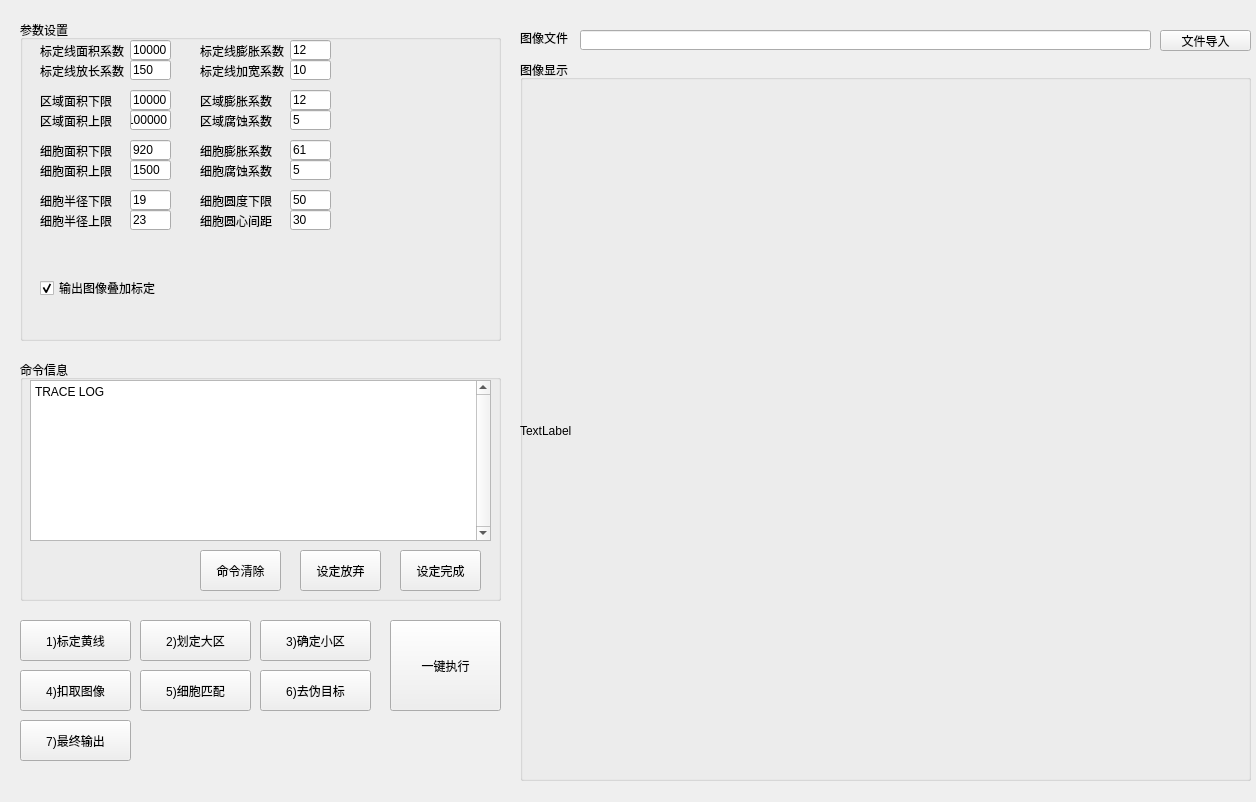
<?xml version="1.0" encoding="UTF-8"?>
<ui version="4.0">
 <class>cebsFspcForm</class>
 <widget class="QWidget" name="cebsFspcForm">
  <property name="geometry">
   <rect>
    <x>0</x>
    <y>0</y>
    <width>1256</width>
    <height>802</height>
   </rect>
  </property>
  <property name="windowTitle">
   <string>荧光堆叠图像识别</string>
  </property>
  <widget class="QLabel" name="label_fspc_pic_file_load">
   <property name="geometry">
    <rect>
     <x>520</x>
     <y>30</y>
     <width>51</width>
     <height>16</height>
    </rect>
   </property>
   <property name="text">
    <string>图像文件</string>
   </property>
  </widget>
  <widget class="QPushButton" name="pushButton_fspc_pic_file_load">
   <property name="geometry">
    <rect>
     <x>1160</x>
     <y>30</y>
     <width>91</width>
     <height>21</height>
    </rect>
   </property>
   <property name="text">
    <string>文件导入</string>
   </property>
  </widget>
  <widget class="QGroupBox" name="groupBox_fpsc_pic_show">
   <property name="geometry">
    <rect>
     <x>520</x>
     <y>60</y>
     <width>731</width>
     <height>721</height>
    </rect>
   </property>
   <property name="title">
    <string>图像显示</string>
   </property>
   <widget class="QLabel" name="label_pic_fspc_fill">
    <property name="geometry">
     <rect>
      <x>0</x>
      <y>20</y>
      <width>731</width>
      <height>701</height>
     </rect>
    </property>
    <property name="text">
     <string>TextLabel</string>
    </property>
   </widget>
  </widget>
  <widget class="QLineEdit" name="lineEdit_fspc_pic_file_load">
   <property name="enabled">
    <bool>true</bool>
   </property>
   <property name="geometry">
    <rect>
     <x>580</x>
     <y>30</y>
     <width>571</width>
     <height>20</height>
    </rect>
   </property>
  </widget>
  <widget class="QPushButton" name="pushButton_fspc_cmd_s1">
   <property name="geometry">
    <rect>
     <x>20</x>
     <y>620</y>
     <width>111</width>
     <height>41</height>
    </rect>
   </property>
   <property name="text">
    <string>1)标定黄线</string>
   </property>
  </widget>
  <widget class="QGroupBox" name="groupBox_fspc_set">
   <property name="geometry">
    <rect>
     <x>20</x>
     <y>20</y>
     <width>481</width>
     <height>321</height>
    </rect>
   </property>
   <property name="title">
    <string>参数设置</string>
   </property>
   <widget class="QLineEdit" name="lineEdit_fspc_coef_cell_min">
    <property name="geometry">
     <rect>
      <x>110</x>
      <y>120</y>
      <width>41</width>
      <height>20</height>
     </rect>
    </property>
    <property name="text">
     <string>920</string>
    </property>
   </widget>
   <widget class="QLabel" name="label_fspc_coef_cell_min">
    <property name="geometry">
     <rect>
      <x>20</x>
      <y>120</y>
      <width>91</width>
      <height>21</height>
     </rect>
    </property>
    <property name="text">
     <string>细胞面积下限</string>
    </property>
   </widget>
   <widget class="QLineEdit" name="lineEdit_fspc_coef_cell_max">
    <property name="geometry">
     <rect>
      <x>110</x>
      <y>140</y>
      <width>41</width>
      <height>20</height>
     </rect>
    </property>
    <property name="text">
     <string>1500</string>
    </property>
   </widget>
   <widget class="QLabel" name="label_fspc_coef_cell_max">
    <property name="geometry">
     <rect>
      <x>20</x>
      <y>140</y>
      <width>91</width>
      <height>21</height>
     </rect>
    </property>
    <property name="text">
     <string>细胞面积上限</string>
    </property>
   </widget>
   <widget class="QLineEdit" name="lineEdit_fspc_coef_raduis_min">
    <property name="geometry">
     <rect>
      <x>110</x>
      <y>170</y>
      <width>41</width>
      <height>20</height>
     </rect>
    </property>
    <property name="text">
     <string>19</string>
    </property>
   </widget>
   <widget class="QLabel" name="label_fspc_coef_raduis_min">
    <property name="geometry">
     <rect>
      <x>20</x>
      <y>170</y>
      <width>91</width>
      <height>21</height>
     </rect>
    </property>
    <property name="text">
     <string>细胞半径下限</string>
    </property>
   </widget>
   <widget class="QLineEdit" name="lineEdit_fspc_coef_raduis_max">
    <property name="geometry">
     <rect>
      <x>110</x>
      <y>190</y>
      <width>41</width>
      <height>20</height>
     </rect>
    </property>
    <property name="text">
     <string>23</string>
    </property>
   </widget>
   <widget class="QLabel" name="label_fspc_coef_raduis_max">
    <property name="geometry">
     <rect>
      <x>20</x>
      <y>190</y>
      <width>91</width>
      <height>21</height>
     </rect>
    </property>
    <property name="text">
     <string>细胞半径上限</string>
    </property>
   </widget>
   <widget class="QCheckBox" name="checkBox_fspc_output_addup">
    <property name="geometry">
     <rect>
      <x>20</x>
      <y>260</y>
      <width>121</width>
      <height>16</height>
     </rect>
    </property>
    <property name="text">
     <string>输出图像叠加标定</string>
    </property>
    <property name="checked">
     <bool>true</bool>
    </property>
   </widget>
   <widget class="QLineEdit" name="lineEdit_fspc_coef_area_dilate">
    <property name="enabled">
     <bool>true</bool>
    </property>
    <property name="geometry">
     <rect>
      <x>270</x>
      <y>70</y>
      <width>41</width>
      <height>20</height>
     </rect>
    </property>
    <property name="text">
     <string>12</string>
    </property>
   </widget>
   <widget class="QLabel" name="label_fspc_coef_area_dilate">
    <property name="geometry">
     <rect>
      <x>180</x>
      <y>70</y>
      <width>91</width>
      <height>21</height>
     </rect>
    </property>
    <property name="text">
     <string>区域膨胀系数</string>
    </property>
   </widget>
   <widget class="QLineEdit" name="lineEdit_fspc_coef_area_erode">
    <property name="enabled">
     <bool>true</bool>
    </property>
    <property name="geometry">
     <rect>
      <x>270</x>
      <y>90</y>
      <width>41</width>
      <height>20</height>
     </rect>
    </property>
    <property name="text">
     <string>5</string>
    </property>
   </widget>
   <widget class="QLabel" name="label_fspc_coef_area_erode">
    <property name="geometry">
     <rect>
      <x>180</x>
      <y>90</y>
      <width>91</width>
      <height>21</height>
     </rect>
    </property>
    <property name="text">
     <string>区域腐蚀系数</string>
    </property>
   </widget>
   <widget class="QLabel" name="label_fspc_coef_cell_ce">
    <property name="geometry">
     <rect>
      <x>180</x>
      <y>170</y>
      <width>91</width>
      <height>21</height>
     </rect>
    </property>
    <property name="text">
     <string>细胞圆度下限</string>
    </property>
   </widget>
   <widget class="QLineEdit" name="lineEdit_fspc_coef_cell_ce">
    <property name="enabled">
     <bool>true</bool>
    </property>
    <property name="geometry">
     <rect>
      <x>270</x>
      <y>170</y>
      <width>41</width>
      <height>20</height>
     </rect>
    </property>
    <property name="text">
     <string>50</string>
    </property>
   </widget>
   <widget class="QLineEdit" name="lineEdit_fspc_coef_cell_raduis_dist">
    <property name="enabled">
     <bool>true</bool>
    </property>
    <property name="geometry">
     <rect>
      <x>270</x>
      <y>190</y>
      <width>41</width>
      <height>20</height>
     </rect>
    </property>
    <property name="text">
     <string>30</string>
    </property>
   </widget>
   <widget class="QLabel" name="label_fspc_coef_cell_raduis_dist">
    <property name="geometry">
     <rect>
      <x>180</x>
      <y>190</y>
      <width>91</width>
      <height>21</height>
     </rect>
    </property>
    <property name="text">
     <string>细胞圆心间距</string>
    </property>
   </widget>
   <widget class="QLabel" name="label_fspc_coef_mark_line">
    <property name="geometry">
     <rect>
      <x>20</x>
      <y>40</y>
      <width>91</width>
      <height>21</height>
     </rect>
    </property>
    <property name="text">
     <string>标定线放长系数</string>
    </property>
   </widget>
   <widget class="QLabel" name="label_fspc_coef_area_max">
    <property name="geometry">
     <rect>
      <x>20</x>
      <y>90</y>
      <width>91</width>
      <height>21</height>
     </rect>
    </property>
    <property name="text">
     <string>区域面积上限</string>
    </property>
   </widget>
   <widget class="QLineEdit" name="lineEdit_fspc_coef_area_max">
    <property name="geometry">
     <rect>
      <x>110</x>
      <y>90</y>
      <width>41</width>
      <height>20</height>
     </rect>
    </property>
    <property name="text">
     <string>100000</string>
    </property>
   </widget>
   <widget class="QLineEdit" name="lineEdit_fspc_mark_line">
    <property name="geometry">
     <rect>
      <x>110</x>
      <y>40</y>
      <width>41</width>
      <height>20</height>
     </rect>
    </property>
    <property name="text">
     <string>150</string>
    </property>
   </widget>
   <widget class="QLabel" name="label_fspc_coef_cell_erode">
    <property name="geometry">
     <rect>
      <x>180</x>
      <y>140</y>
      <width>91</width>
      <height>21</height>
     </rect>
    </property>
    <property name="text">
     <string>细胞腐蚀系数</string>
    </property>
   </widget>
   <widget class="QLineEdit" name="lineEdit_fspc_coef_cell_erode">
    <property name="enabled">
     <bool>true</bool>
    </property>
    <property name="geometry">
     <rect>
      <x>270</x>
      <y>140</y>
      <width>41</width>
      <height>20</height>
     </rect>
    </property>
    <property name="text">
     <string>5</string>
    </property>
   </widget>
   <widget class="QLineEdit" name="lineEdit_fspc_coef_cell_dilate">
    <property name="enabled">
     <bool>true</bool>
    </property>
    <property name="geometry">
     <rect>
      <x>270</x>
      <y>120</y>
      <width>41</width>
      <height>20</height>
     </rect>
    </property>
    <property name="text">
     <string>61</string>
    </property>
   </widget>
   <widget class="QLabel" name="label_fspc_coef_cell_dilate">
    <property name="geometry">
     <rect>
      <x>180</x>
      <y>120</y>
      <width>91</width>
      <height>21</height>
     </rect>
    </property>
    <property name="text">
     <string>细胞膨胀系数</string>
    </property>
   </widget>
   <widget class="QLineEdit" name="lineEdit_fspc_coef_area_min">
    <property name="geometry">
     <rect>
      <x>110</x>
      <y>70</y>
      <width>41</width>
      <height>20</height>
     </rect>
    </property>
    <property name="text">
     <string>10000</string>
    </property>
   </widget>
   <widget class="QLabel" name="label_fspc_coef_area_min">
    <property name="geometry">
     <rect>
      <x>20</x>
      <y>70</y>
      <width>91</width>
      <height>21</height>
     </rect>
    </property>
    <property name="text">
     <string>区域面积下限</string>
    </property>
   </widget>
   <widget class="QLineEdit" name="lineEdit_fspc_mark_width">
    <property name="geometry">
     <rect>
      <x>270</x>
      <y>40</y>
      <width>41</width>
      <height>20</height>
     </rect>
    </property>
    <property name="text">
     <string>10</string>
    </property>
   </widget>
   <widget class="QLabel" name="label_fspc_coef_mark_width">
    <property name="geometry">
     <rect>
      <x>180</x>
      <y>40</y>
      <width>91</width>
      <height>21</height>
     </rect>
    </property>
    <property name="text">
     <string>标定线加宽系数</string>
    </property>
   </widget>
   <widget class="QLineEdit" name="lineEdit_fspc_mark_dilate">
    <property name="geometry">
     <rect>
      <x>270</x>
      <y>20</y>
      <width>41</width>
      <height>20</height>
     </rect>
    </property>
    <property name="text">
     <string>12</string>
    </property>
   </widget>
   <widget class="QLabel" name="label_fspc_coef_mark_dilate">
    <property name="geometry">
     <rect>
      <x>180</x>
      <y>20</y>
      <width>91</width>
      <height>21</height>
     </rect>
    </property>
    <property name="text">
     <string>标定线膨胀系数</string>
    </property>
   </widget>
   <widget class="QLabel" name="label_fspc_coef_mark_area">
    <property name="geometry">
     <rect>
      <x>20</x>
      <y>20</y>
      <width>91</width>
      <height>21</height>
     </rect>
    </property>
    <property name="text">
     <string>标定线面积系数</string>
    </property>
   </widget>
   <widget class="QLineEdit" name="lineEdit_fspc_mark_area">
    <property name="geometry">
     <rect>
      <x>110</x>
      <y>20</y>
      <width>41</width>
      <height>20</height>
     </rect>
    </property>
    <property name="text">
     <string>10000</string>
    </property>
   </widget>
  </widget>
  <widget class="QPushButton" name="pushButton_fspc_cmd_s2">
   <property name="geometry">
    <rect>
     <x>140</x>
     <y>620</y>
     <width>111</width>
     <height>41</height>
    </rect>
   </property>
   <property name="text">
    <string>2)划定大区</string>
   </property>
  </widget>
  <widget class="QPushButton" name="pushButton_fspc_cmd_s3">
   <property name="geometry">
    <rect>
     <x>260</x>
     <y>620</y>
     <width>111</width>
     <height>41</height>
    </rect>
   </property>
   <property name="text">
    <string>3)确定小区</string>
   </property>
  </widget>
  <widget class="QPushButton" name="pushButton_fspc_cmd_s4">
   <property name="geometry">
    <rect>
     <x>20</x>
     <y>670</y>
     <width>111</width>
     <height>41</height>
    </rect>
   </property>
   <property name="text">
    <string>4)扣取图像</string>
   </property>
  </widget>
  <widget class="QGroupBox" name="groupBox_cmd_log">
   <property name="geometry">
    <rect>
     <x>20</x>
     <y>360</y>
     <width>481</width>
     <height>241</height>
    </rect>
   </property>
   <property name="title">
    <string>命令信息</string>
   </property>
   <widget class="QTextEdit" name="textEdit_fspc_cmd_log">
    <property name="geometry">
     <rect>
      <x>10</x>
      <y>20</y>
      <width>461</width>
      <height>161</height>
     </rect>
    </property>
    <property name="mouseTracking">
     <bool>true</bool>
    </property>
    <property name="tabletTracking">
     <bool>true</bool>
    </property>
    <property name="layoutDirection">
     <enum>Qt::LeftToRight</enum>
    </property>
    <property name="autoFillBackground">
     <bool>true</bool>
    </property>
    <property name="verticalScrollBarPolicy">
     <enum>Qt::ScrollBarAlwaysOn</enum>
    </property>
    <property name="horizontalScrollBarPolicy">
     <enum>Qt::ScrollBarAsNeeded</enum>
    </property>
    <property name="sizeAdjustPolicy">
     <enum>QAbstractScrollArea::AdjustToContents</enum>
    </property>
    <property name="autoFormatting">
     <set>QTextEdit::AutoAll</set>
    </property>
    <property name="tabChangesFocus">
     <bool>true</bool>
    </property>
    <property name="html">
     <string>&lt;!DOCTYPE HTML PUBLIC &quot;-//W3C//DTD HTML 4.0//EN&quot; &quot;http://www.w3.org/TR/REC-html40/strict.dtd&quot;&gt;
&lt;html&gt;&lt;head&gt;&lt;meta name=&quot;qrichtext&quot; content=&quot;1&quot; /&gt;&lt;style type=&quot;text/css&quot;&gt;
p, li { white-space: pre-wrap; }
&lt;/style&gt;&lt;/head&gt;&lt;body style=&quot; font-family:'SimSun'; font-size:9pt; font-weight:400; font-style:normal;&quot;&gt;
&lt;p style=&quot; margin-top:0px; margin-bottom:0px; margin-left:0px; margin-right:0px; -qt-block-indent:0; text-indent:0px;&quot;&gt;TRACE LOG&lt;/p&gt;&lt;/body&gt;&lt;/html&gt;</string>
    </property>
   </widget>
   <widget class="QPushButton" name="pushButton_fspc_clear">
    <property name="geometry">
     <rect>
      <x>180</x>
      <y>190</y>
      <width>81</width>
      <height>41</height>
     </rect>
    </property>
    <property name="text">
     <string>命令清除</string>
    </property>
   </widget>
   <widget class="QPushButton" name="pushButton_fspc_giveup">
    <property name="geometry">
     <rect>
      <x>280</x>
      <y>190</y>
      <width>81</width>
      <height>41</height>
     </rect>
    </property>
    <property name="text">
     <string>设定放弃</string>
    </property>
   </widget>
   <widget class="QPushButton" name="pushButton_fspc_compl">
    <property name="geometry">
     <rect>
      <x>380</x>
      <y>190</y>
      <width>81</width>
      <height>41</height>
     </rect>
    </property>
    <property name="text">
     <string>设定完成</string>
    </property>
   </widget>
  </widget>
  <widget class="QPushButton" name="pushButton_fspc_cmd_s5">
   <property name="geometry">
    <rect>
     <x>140</x>
     <y>670</y>
     <width>111</width>
     <height>41</height>
    </rect>
   </property>
   <property name="text">
    <string>5)细胞匹配</string>
   </property>
  </widget>
  <widget class="QPushButton" name="pushButton_fspc_cmd_s6">
   <property name="geometry">
    <rect>
     <x>260</x>
     <y>670</y>
     <width>111</width>
     <height>41</height>
    </rect>
   </property>
   <property name="text">
    <string>6)去伪目标</string>
   </property>
  </widget>
  <widget class="QPushButton" name="pushButton_fspc_cmd_sum">
   <property name="geometry">
    <rect>
     <x>390</x>
     <y>620</y>
     <width>111</width>
     <height>91</height>
    </rect>
   </property>
   <property name="text">
    <string>一键执行</string>
   </property>
  </widget>
  <widget class="QPushButton" name="pushButton_fspc_cmd_s7">
   <property name="geometry">
    <rect>
     <x>20</x>
     <y>720</y>
     <width>111</width>
     <height>41</height>
    </rect>
   </property>
   <property name="text">
    <string>7)最终输出</string>
   </property>
  </widget>
 </widget>
 <resources/>
 <connections>
  <connection>
   <sender>pushButton_fspc_clear</sender>
   <signal>clicked()</signal>
   <receiver>cebsFspcForm</receiver>
   <slot>slot_clear()</slot>
   <hints>
    <hint type="sourcelabel">
     <x>233</x>
     <y>546</y>
    </hint>
    <hint type="destinationlabel">
     <x>208</x>
     <y>601</y>
    </hint>
   </hints>
  </connection>
  <connection>
   <sender>pushButton_fspc_giveup</sender>
   <signal>clicked()</signal>
   <receiver>cebsFspcForm</receiver>
   <slot>slot_giveup()</slot>
   <hints>
    <hint type="sourcelabel">
     <x>336</x>
     <y>550</y>
    </hint>
    <hint type="destinationlabel">
     <x>296</x>
     <y>604</y>
    </hint>
   </hints>
  </connection>
  <connection>
   <sender>pushButton_fspc_compl</sender>
   <signal>clicked()</signal>
   <receiver>cebsFspcForm</receiver>
   <slot>slot_cmpl()</slot>
   <hints>
    <hint type="sourcelabel">
     <x>449</x>
     <y>553</y>
    </hint>
    <hint type="destinationlabel">
     <x>402</x>
     <y>606</y>
    </hint>
   </hints>
  </connection>
  <connection>
   <sender>pushButton_fspc_pic_file_load</sender>
   <signal>clicked()</signal>
   <receiver>cebsFspcForm</receiver>
   <slot>slot_file_load()</slot>
   <hints>
    <hint type="sourcelabel">
     <x>1208</x>
     <y>39</y>
    </hint>
    <hint type="destinationlabel">
     <x>1146</x>
     <y>14</y>
    </hint>
   </hints>
  </connection>
  <connection>
   <sender>pushButton_fspc_cmd_s1</sender>
   <signal>clicked()</signal>
   <receiver>cebsFspcForm</receiver>
   <slot>slot_cmd_s1()</slot>
   <hints>
    <hint type="sourcelabel">
     <x>87</x>
     <y>645</y>
    </hint>
    <hint type="destinationlabel">
     <x>13</x>
     <y>665</y>
    </hint>
   </hints>
  </connection>
  <connection>
   <sender>pushButton_fspc_cmd_s2</sender>
   <signal>clicked()</signal>
   <receiver>cebsFspcForm</receiver>
   <slot>slot_cmd_s2()</slot>
   <hints>
    <hint type="sourcelabel">
     <x>200</x>
     <y>638</y>
    </hint>
    <hint type="destinationlabel">
     <x>136</x>
     <y>669</y>
    </hint>
   </hints>
  </connection>
  <connection>
   <sender>pushButton_fspc_cmd_s3</sender>
   <signal>clicked()</signal>
   <receiver>cebsFspcForm</receiver>
   <slot>slot_cmd_s3()</slot>
   <hints>
    <hint type="sourcelabel">
     <x>324</x>
     <y>642</y>
    </hint>
    <hint type="destinationlabel">
     <x>257</x>
     <y>669</y>
    </hint>
   </hints>
  </connection>
  <connection>
   <sender>pushButton_fspc_cmd_s4</sender>
   <signal>clicked()</signal>
   <receiver>cebsFspcForm</receiver>
   <slot>slot_cmd_s4()</slot>
   <hints>
    <hint type="sourcelabel">
     <x>64</x>
     <y>700</y>
    </hint>
    <hint type="destinationlabel">
     <x>7</x>
     <y>711</y>
    </hint>
   </hints>
  </connection>
  <connection>
   <sender>pushButton_fspc_cmd_s5</sender>
   <signal>clicked()</signal>
   <receiver>cebsFspcForm</receiver>
   <slot>slot_cmd_s5()</slot>
   <hints>
    <hint type="sourcelabel">
     <x>201</x>
     <y>695</y>
    </hint>
    <hint type="destinationlabel">
     <x>135</x>
     <y>716</y>
    </hint>
   </hints>
  </connection>
  <connection>
   <sender>pushButton_fspc_cmd_s6</sender>
   <signal>clicked()</signal>
   <receiver>cebsFspcForm</receiver>
   <slot>slot_cmd_s6()</slot>
   <hints>
    <hint type="sourcelabel">
     <x>332</x>
     <y>690</y>
    </hint>
    <hint type="destinationlabel">
     <x>253</x>
     <y>717</y>
    </hint>
   </hints>
  </connection>
  <connection>
   <sender>pushButton_fspc_cmd_s7</sender>
   <signal>clicked()</signal>
   <receiver>cebsFspcForm</receiver>
   <slot>slot_cmd_s7()</slot>
   <hints>
    <hint type="sourcelabel">
     <x>68</x>
     <y>741</y>
    </hint>
    <hint type="destinationlabel">
     <x>7</x>
     <y>770</y>
    </hint>
   </hints>
  </connection>
  <connection>
   <sender>pushButton_fspc_cmd_sum</sender>
   <signal>clicked()</signal>
   <receiver>cebsFspcForm</receiver>
   <slot>slot_cmd_sum()</slot>
   <hints>
    <hint type="sourcelabel">
     <x>446</x>
     <y>681</y>
    </hint>
    <hint type="destinationlabel">
     <x>397</x>
     <y>728</y>
    </hint>
   </hints>
  </connection>
 </connections>
 <slots>
  <slot>slot_clear()</slot>
  <slot>slot_giveup()</slot>
  <slot>slot_cmpl()</slot>
  <slot>slot_file_load()</slot>
  <slot>slot_cmd_s1()</slot>
  <slot>slot_cmd_s2()</slot>
  <slot>slot_cmd_s3()</slot>
  <slot>slot_cmd_s4()</slot>
  <slot>slot_cmd_s5()</slot>
  <slot>slot_cmd_s6()</slot>
  <slot>slot_cmd_s7()</slot>
  <slot>slot_cmd_sum()</slot>
 </slots>
</ui>
